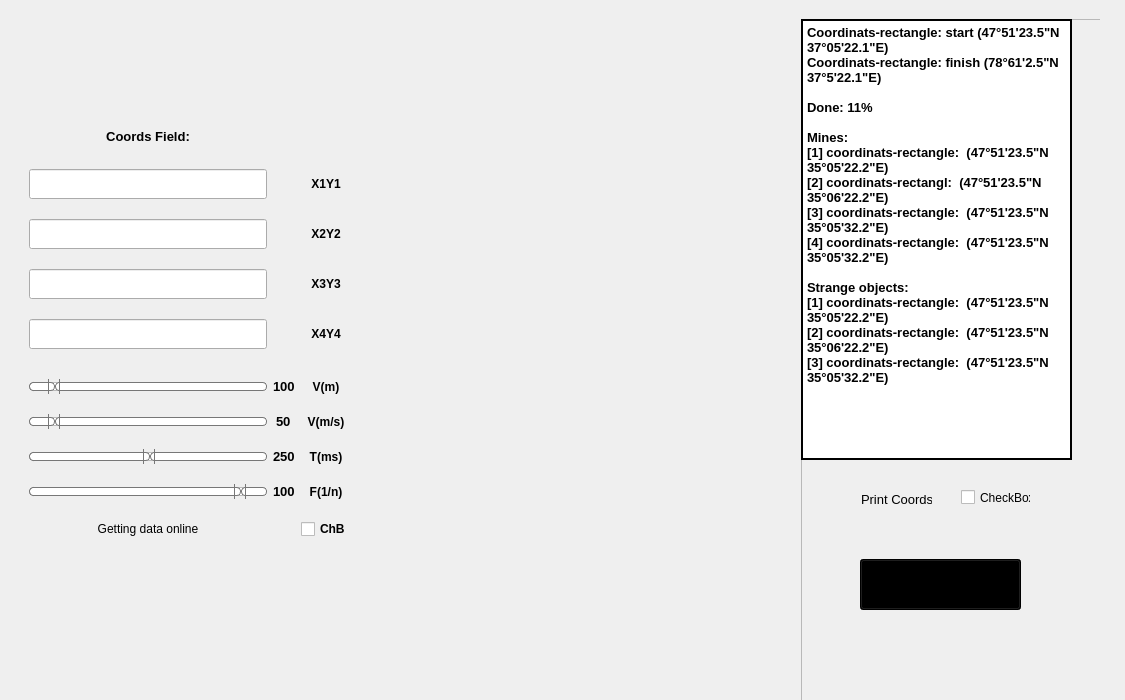
<?xml version="1.0" encoding="UTF-8"?>
<ui version="4.0">
 <class>MainWindow</class>
 <widget class="QMainWindow" name="MainWindow">
  <property name="geometry">
   <rect>
    <x>0</x>
    <y>0</y>
    <width>1125</width>
    <height>700</height>
   </rect>
  </property>
  <property name="minimumSize">
   <size>
    <width>900</width>
    <height>0</height>
   </size>
  </property>
  <property name="maximumSize">
   <size>
    <width>1125</width>
    <height>700</height>
   </size>
  </property>
  <property name="windowTitle">
   <string>MainWindow</string>
  </property>
  <property name="styleSheet">
   <string notr="true">background-image: url(:/Images/resources/images/back_image_mine_page.png);</string>
  </property>
  <property name="windowFilePath">
   <string/>
  </property>
  <widget class="QWidget" name="centralwidget">
   <property name="maximumSize">
    <size>
     <width>1100</width>
     <height>700</height>
    </size>
   </property>
   <widget class="QWidget" name="gridLayoutWidget">
    <property name="geometry">
     <rect>
      <x>-1</x>
      <y>-11</y>
      <width>1221</width>
      <height>840</height>
     </rect>
    </property>
    <layout class="QGridLayout" name="gridLayout">
     <property name="bottomMargin">
      <number>0</number>
     </property>
     <item row="0" column="0">
      <layout class="QHBoxLayout" name="horizontalLayout" stretch="3,4,4">
       <property name="leftMargin">
        <number>30</number>
       </property>
       <property name="topMargin">
        <number>0</number>
       </property>
       <property name="bottomMargin">
        <number>50</number>
       </property>
       <item>
        <layout class="QVBoxLayout" name="verticalLayoutSettings">
         <property name="leftMargin">
          <number>0</number>
         </property>
         <property name="bottomMargin">
          <number>0</number>
         </property>
         <item>
          <layout class="QGridLayout" name="gridLayout_2">
           <property name="topMargin">
            <number>20</number>
           </property>
           <property name="bottomMargin">
            <number>100</number>
           </property>
           <property name="horizontalSpacing">
            <number>6</number>
           </property>
           <property name="verticalSpacing">
            <number>20</number>
           </property>
           <item row="6" column="2">
            <widget class="QLabel" name="label_10">
             <property name="font">
              <font>
               <weight>75</weight>
               <bold>true</bold>
              </font>
             </property>
             <property name="text">
              <string>X2Y2</string>
             </property>
             <property name="alignment">
              <set>Qt::AlignCenter</set>
             </property>
            </widget>
           </item>
           <item row="7" column="0">
            <widget class="QLineEdit" name="lineEdit_3">
             <property name="minimumSize">
              <size>
               <width>0</width>
               <height>30</height>
              </size>
             </property>
             <property name="styleSheet">
              <string notr="true">background-image: url(:/Images/resources/images/white.png);</string>
             </property>
            </widget>
           </item>
           <item row="5" column="2">
            <widget class="QLabel" name="label_11">
             <property name="font">
              <font>
               <weight>75</weight>
               <bold>true</bold>
              </font>
             </property>
             <property name="text">
              <string>X1Y1</string>
             </property>
             <property name="alignment">
              <set>Qt::AlignCenter</set>
             </property>
            </widget>
           </item>
           <item row="12" column="2">
            <widget class="QLabel" name="label_3">
             <property name="font">
              <font>
               <weight>75</weight>
               <bold>true</bold>
              </font>
             </property>
             <property name="text">
              <string>T(ms)</string>
             </property>
             <property name="alignment">
              <set>Qt::AlignCenter</set>
             </property>
            </widget>
           </item>
           <item row="14" column="0">
            <widget class="QLabel" name="label_5">
             <property name="maximumSize">
              <size>
               <width>16777215</width>
               <height>50</height>
              </size>
             </property>
             <property name="text">
              <string>Getting data online</string>
             </property>
             <property name="alignment">
              <set>Qt::AlignCenter</set>
             </property>
            </widget>
           </item>
           <item row="13" column="2">
            <widget class="QLabel" name="label_4">
             <property name="font">
              <font>
               <weight>75</weight>
               <bold>true</bold>
              </font>
             </property>
             <property name="text">
              <string>F(1/n)</string>
             </property>
             <property name="alignment">
              <set>Qt::AlignCenter</set>
             </property>
            </widget>
           </item>
           <item row="12" column="0">
            <widget class="QSlider" name="horizontalSlider_3">
             <property name="styleSheet">
              <string notr="true">QSlider::groove:horizontal {
border: 1px solid #bbb;
background: white;
height: 7px;
border-radius: 4px;
}

QSlider::sub-page:horizontal {
background: qlineargradient(x1: 0, y1: 0,    x2: 0, y2: 1,
    stop: 0 #323236, stop: 1 #323236);
background: qlineargradient(x1: 0, y1: 0.2, x2: 1, y2: 1,
    stop: 0 #323236, stop: 1 #919199);
border: 1px solid #777;
height: 10px;
border-radius: 4px;
}

QSlider::add-page:horizontal {
background: #fff;
border: 1px solid #777;
height: 10px;
border-radius: 4px;
}

QSlider::handle:horizontal {
background: qlineargradient(x1:0, y1:0, x2:1, y2:1,
    stop:0 #eee, stop:1 #ccc);
border: 1px solid #777;
width: 10px;
margin: -10px 0px -10px 0px;
border-radius: 9px;
}

QSlider::handle:horizontal:hover {
background: qlineargradient(x1:0, y1:0, x2:1, y2:1,
    stop:0 #fff, stop:1 #ddd);
border: 1px solid #444;
border-radius: 4px;
}

QSlider::sub-page:horizontal:disabled {
background: #bbb;
border-color: #999;
}

QSlider::add-page:horizontal:disabled {
background: #eee;
border-color: #999;
}

QSlider::handle:horizontal:disabled {
background: #eee;
border: 1px solid #aaa;
border-radius: 4px;
}</string>
             </property>
             <property name="value">
              <number>50</number>
             </property>
             <property name="orientation">
              <enum>Qt::Horizontal</enum>
             </property>
            </widget>
           </item>
           <item row="13" column="0">
            <widget class="QSlider" name="horizontalSlider_4">
             <property name="styleSheet">
              <string notr="true">QSlider::groove:horizontal {
border: 1px solid #bbb;
background: white;
height: 7px;
border-radius: 4px;
}

QSlider::sub-page:horizontal {
background: qlineargradient(x1: 0, y1: 0,    x2: 0, y2: 1,
    stop: 0 #323236, stop: 1 #323236);
background: qlineargradient(x1: 0, y1: 0.2, x2: 1, y2: 1,
    stop: 0 #323236, stop: 1 #919199);
border: 1px solid #777;
height: 10px;
border-radius: 4px;
}

QSlider::add-page:horizontal {
background: #fff;
border: 1px solid #777;
height: 10px;
border-radius: 4px;
}

QSlider::handle:horizontal {
background: qlineargradient(x1:0, y1:0, x2:1, y2:1,
    stop:0 #eee, stop:1 #ccc);
border: 1px solid #777;
width: 10px;
margin: -10px 0px -10px 0px;
border-radius: 9px;
}

QSlider::handle:horizontal:hover {
background: qlineargradient(x1:0, y1:0, x2:1, y2:1,
    stop:0 #fff, stop:1 #ddd);
border: 1px solid #444;
border-radius: 4px;
}

QSlider::sub-page:horizontal:disabled {
background: #bbb;
border-color: #999;
}

QSlider::add-page:horizontal:disabled {
background: #eee;
border-color: #999;
}

QSlider::handle:horizontal:disabled {
background: #eee;
border: 1px solid #aaa;
border-radius: 4px;
}</string>
             </property>
             <property name="value">
              <number>90</number>
             </property>
             <property name="orientation">
              <enum>Qt::Horizontal</enum>
             </property>
            </widget>
           </item>
           <item row="14" column="2">
            <widget class="QCheckBox" name="checkBox">
             <property name="font">
              <font>
               <weight>75</weight>
               <bold>true</bold>
              </font>
             </property>
             <property name="text">
              <string>ChB</string>
             </property>
            </widget>
           </item>
           <item row="2" column="0">
            <widget class="QLabel" name="label_9">
             <property name="font">
              <font>
               <family>MS Shell Dlg 2</family>
               <pointsize>10</pointsize>
               <weight>75</weight>
               <bold>true</bold>
               <underline>false</underline>
              </font>
             </property>
             <property name="styleSheet">
              <string notr="true">background: transparent;</string>
             </property>
             <property name="text">
              <string>Coords Field:</string>
             </property>
             <property name="alignment">
              <set>Qt::AlignCenter</set>
             </property>
            </widget>
           </item>
           <item row="8" column="2">
            <widget class="QLabel" name="label_8">
             <property name="font">
              <font>
               <weight>75</weight>
               <bold>true</bold>
              </font>
             </property>
             <property name="text">
              <string>X4Y4</string>
             </property>
             <property name="alignment">
              <set>Qt::AlignCenter</set>
             </property>
            </widget>
           </item>
           <item row="6" column="0">
            <widget class="QLineEdit" name="lineEdit_2">
             <property name="minimumSize">
              <size>
               <width>0</width>
               <height>30</height>
              </size>
             </property>
             <property name="styleSheet">
              <string notr="true">background-image: url(:/Images/resources/images/white.png);</string>
             </property>
            </widget>
           </item>
           <item row="15" column="0">
            <spacer name="verticalSpacer_5">
             <property name="orientation">
              <enum>Qt::Vertical</enum>
             </property>
             <property name="sizeHint" stdset="0">
              <size>
               <width>20</width>
               <height>50</height>
              </size>
             </property>
            </spacer>
           </item>
           <item row="4" column="0">
            <spacer name="verticalSpacer_2">
             <property name="orientation">
              <enum>Qt::Vertical</enum>
             </property>
             <property name="sizeType">
              <enum>QSizePolicy::Fixed</enum>
             </property>
             <property name="sizeHint" stdset="0">
              <size>
               <width>20</width>
               <height>5</height>
              </size>
             </property>
            </spacer>
           </item>
           <item row="7" column="2">
            <widget class="QLabel" name="label_7">
             <property name="font">
              <font>
               <weight>75</weight>
               <bold>true</bold>
              </font>
             </property>
             <property name="text">
              <string>X3Y3</string>
             </property>
             <property name="alignment">
              <set>Qt::AlignCenter</set>
             </property>
            </widget>
           </item>
           <item row="10" column="0">
            <widget class="QSlider" name="horizontalSlider_2">
             <property name="styleSheet">
              <string notr="true">QSlider::groove:horizontal {
border: 1px solid #bbb;
background: white;
height: 7px;
border-radius: 4px;
}

QSlider::sub-page:horizontal {
background: qlineargradient(x1: 0, y1: 0,    x2: 0, y2: 1,
    stop: 0 #323236, stop: 1 #323236);
background: qlineargradient(x1: 0, y1: 0.2, x2: 1, y2: 1,
    stop: 0 #323236, stop: 1 #919199);
border: 1px solid #777;
height: 10px;
border-radius: 4px;
}

QSlider::add-page:horizontal {
background: #fff;
border: 1px solid #777;
height: 10px;
border-radius: 4px;
}

QSlider::handle:horizontal {
background: qlineargradient(x1:0, y1:0, x2:1, y2:1,
    stop:0 #eee, stop:1 #ccc);
border: 1px solid #777;
width: 10px;
margin: -10px 0px -10px 0px;
border-radius: 9px;
}

QSlider::handle:horizontal:hover {
background: qlineargradient(x1:0, y1:0, x2:1, y2:1,
    stop:0 #fff, stop:1 #ddd);
border: 1px solid #444;
border-radius: 4px;
}

QSlider::sub-page:horizontal:disabled {
background: #bbb;
border-color: #999;
}

QSlider::add-page:horizontal:disabled {
background: #eee;
border-color: #999;
}

QSlider::handle:horizontal:disabled {
background: #eee;
border: 1px solid #aaa;
border-radius: 4px;
}</string>
             </property>
             <property name="value">
              <number>8</number>
             </property>
             <property name="orientation">
              <enum>Qt::Horizontal</enum>
             </property>
            </widget>
           </item>
           <item row="8" column="0">
            <widget class="QLineEdit" name="lineEdit_4">
             <property name="minimumSize">
              <size>
               <width>0</width>
               <height>30</height>
              </size>
             </property>
             <property name="styleSheet">
              <string notr="true">background-image: url(:/Images/resources/images/white.png);</string>
             </property>
            </widget>
           </item>
           <item row="5" column="0">
            <widget class="QLineEdit" name="lineEdit">
             <property name="minimumSize">
              <size>
               <width>0</width>
               <height>30</height>
              </size>
             </property>
             <property name="styleSheet">
              <string notr="true">background-image: url(:/Images/resources/images/white.png);</string>
             </property>
            </widget>
           </item>
           <item row="10" column="2">
            <widget class="QLabel" name="label">
             <property name="font">
              <font>
               <weight>75</weight>
               <bold>true</bold>
              </font>
             </property>
             <property name="text">
              <string>V(m)</string>
             </property>
             <property name="alignment">
              <set>Qt::AlignCenter</set>
             </property>
            </widget>
           </item>
           <item row="11" column="0">
            <widget class="QSlider" name="horizontalSlider">
             <property name="styleSheet">
              <string notr="true">QSlider::groove:horizontal {
border: 1px solid #bbb;
background: white;
height: 7px;
border-radius: 4px;
}

QSlider::sub-page:horizontal {
background: qlineargradient(x1: 0, y1: 0,    x2: 0, y2: 1,
    stop: 0 #323236, stop: 1 #323236);
background: qlineargradient(x1: 0, y1: 0.2, x2: 1, y2: 1,
    stop: 0 #323236, stop: 1 #919199);
border: 1px solid #777;
height: 10px;
border-radius: 4px;
}

QSlider::add-page:horizontal {
background: #fff;
border: 1px solid #777;
height: 10px;
border-radius: 4px;
}

QSlider::handle:horizontal {
background: qlineargradient(x1:0, y1:0, x2:1, y2:1,
    stop:0 #eee, stop:1 #ccc);
border: 1px solid #777;
width: 10px;
margin: -10px 0px -10px 0px;
border-radius: 9px;
}

QSlider::handle:horizontal:hover {
background: qlineargradient(x1:0, y1:0, x2:1, y2:1,
    stop:0 #fff, stop:1 #ddd);
border: 1px solid #444;
border-radius: 4px;
}

QSlider::sub-page:horizontal:disabled {
background: #bbb;
border-color: #999;
}

QSlider::add-page:horizontal:disabled {
background: #eee;
border-color: #999;
}

QSlider::handle:horizontal:disabled {
background: #eee;
border: 1px solid #aaa;
border-radius: 4px;
}</string>
             </property>
             <property name="value">
              <number>8</number>
             </property>
             <property name="orientation">
              <enum>Qt::Horizontal</enum>
             </property>
            </widget>
           </item>
           <item row="11" column="2">
            <widget class="QLabel" name="label_2">
             <property name="font">
              <font>
               <weight>75</weight>
               <bold>true</bold>
              </font>
             </property>
             <property name="text">
              <string>V(m/s)</string>
             </property>
             <property name="alignment">
              <set>Qt::AlignCenter</set>
             </property>
            </widget>
           </item>
           <item row="1" column="0">
            <widget class="QLabel" name="label_12">
             <property name="sizePolicy">
              <sizepolicy hsizetype="Preferred" vsizetype="Preferred">
               <horstretch>0</horstretch>
               <verstretch>0</verstretch>
              </sizepolicy>
             </property>
             <property name="minimumSize">
              <size>
               <width>100</width>
               <height>100</height>
              </size>
             </property>
             <property name="styleSheet">
              <string notr="true">background: transparent;</string>
             </property>
             <property name="text">
              <string/>
             </property>
             <property name="pixmap">
              <pixmap>resources/icons/icons8-coat-of-arms-of-ukraine-64.png</pixmap>
             </property>
             <property name="alignment">
              <set>Qt::AlignCenter</set>
             </property>
            </widget>
           </item>
           <item row="9" column="0">
            <spacer name="verticalSpacer">
             <property name="orientation">
              <enum>Qt::Vertical</enum>
             </property>
             <property name="sizeType">
              <enum>QSizePolicy::Fixed</enum>
             </property>
             <property name="sizeHint" stdset="0">
              <size>
               <width>20</width>
               <height>10</height>
              </size>
             </property>
            </spacer>
           </item>
           <item row="10" column="1">
            <widget class="QLabel" name="label_15">
             <property name="font">
              <font>
               <pointsize>10</pointsize>
               <weight>75</weight>
               <bold>true</bold>
              </font>
             </property>
             <property name="styleSheet">
              <string notr="true">background: transparent;</string>
             </property>
             <property name="text">
              <string>100</string>
             </property>
            </widget>
           </item>
           <item row="11" column="1" alignment="Qt::AlignHCenter">
            <widget class="QLabel" name="label_16">
             <property name="font">
              <font>
               <pointsize>10</pointsize>
               <weight>75</weight>
               <bold>true</bold>
              </font>
             </property>
             <property name="styleSheet">
              <string notr="true">background: transparent;</string>
             </property>
             <property name="text">
              <string>50</string>
             </property>
            </widget>
           </item>
           <item row="12" column="1">
            <widget class="QLabel" name="label_17">
             <property name="font">
              <font>
               <pointsize>10</pointsize>
               <weight>75</weight>
               <bold>true</bold>
              </font>
             </property>
             <property name="styleSheet">
              <string notr="true">background: transparent;</string>
             </property>
             <property name="text">
              <string>250</string>
             </property>
            </widget>
           </item>
           <item row="13" column="1">
            <widget class="QLabel" name="label_18">
             <property name="font">
              <font>
               <pointsize>10</pointsize>
               <weight>75</weight>
               <bold>true</bold>
              </font>
             </property>
             <property name="styleSheet">
              <string notr="true">background: transparent;</string>
             </property>
             <property name="text">
              <string>100</string>
             </property>
            </widget>
           </item>
          </layout>
         </item>
        </layout>
       </item>
       <item>
        <layout class="QVBoxLayout" name="verticalLayoutMaps" stretch="0,0">
         <property name="topMargin">
          <number>30</number>
         </property>
         <property name="bottomMargin">
          <number>20</number>
         </property>
         <item>
          <widget class="QLabel" name="label_13">
           <property name="maximumSize">
            <size>
             <width>16777215</width>
             <height>16777215</height>
            </size>
           </property>
           <property name="text">
            <string/>
           </property>
           <property name="pixmap">
            <pixmap>resources/images/fild_mine2.png</pixmap>
           </property>
          </widget>
         </item>
         <item>
          <layout class="QVBoxLayout" name="verticalLayoutMaps2"/>
         </item>
        </layout>
       </item>
       <item>
        <layout class="QVBoxLayout" name="verticalLayoutCoords" stretch="0">
         <property name="leftMargin">
          <number>10</number>
         </property>
         <property name="topMargin">
          <number>30</number>
         </property>
         <property name="rightMargin">
          <number>0</number>
         </property>
         <property name="bottomMargin">
          <number>20</number>
         </property>
         <item>
          <widget class="QFrame" name="frame">
           <property name="frameShape">
            <enum>QFrame::StyledPanel</enum>
           </property>
           <property name="frameShadow">
            <enum>QFrame::Raised</enum>
           </property>
           <widget class="QPlainTextEdit" name="plainTextEdit">
            <property name="geometry">
             <rect>
              <x>0</x>
              <y>0</y>
              <width>271</width>
              <height>441</height>
             </rect>
            </property>
            <property name="font">
             <font>
              <pointsize>10</pointsize>
              <weight>75</weight>
              <bold>true</bold>
             </font>
            </property>
            <property name="autoFillBackground">
             <bool>false</bool>
            </property>
            <property name="styleSheet">
             <string notr="true">background-image: url(:/Images/resources/images/white.png);
border:2px solid #000;
</string>
            </property>
            <property name="sizeAdjustPolicy">
             <enum>QAbstractScrollArea::AdjustToContents</enum>
            </property>
            <property name="plainText">
             <string>Coordinats-rectangle: start (47°51'23.5&quot;N 37°05'22.1&quot;E)
Coordinats-rectangle: finish (78°61'2.5&quot;N 37°5'22.1&quot;E)

Done: 11%

Mines:
[1] coordinats-rectangle:  (47°51'23.5&quot;N 35°05'22.2&quot;E)
[2] coordinats-rectangl:  (47°51'23.5&quot;N 35°06'22.2&quot;E)
[3] coordinats-rectangle:  (47°51'23.5&quot;N 35°05'32.2&quot;E)
[4] coordinats-rectangle:  (47°51'23.5&quot;N 35°05'32.2&quot;E)

Strange objects:
[1] coordinats-rectangle:  (47°51'23.5&quot;N 35°05'22.2&quot;E)
[2] coordinats-rectangle:  (47°51'23.5&quot;N 35°06'22.2&quot;E)
[3] coordinats-rectangle:  (47°51'23.5&quot;N 35°05'32.2&quot;E)
</string>
            </property>
            <property name="backgroundVisible">
             <bool>false</bool>
            </property>
           </widget>
           <widget class="QLabel" name="label_6">
            <property name="geometry">
             <rect>
              <x>60</x>
              <y>460</y>
              <width>71</width>
              <height>41</height>
             </rect>
            </property>
            <property name="font">
             <font>
              <pointsize>10</pointsize>
             </font>
            </property>
            <property name="text">
             <string>Print Coords</string>
            </property>
           </widget>
           <widget class="QCheckBox" name="checkBox_2">
            <property name="geometry">
             <rect>
              <x>160</x>
              <y>470</y>
              <width>70</width>
              <height>17</height>
             </rect>
            </property>
            <property name="text">
             <string>CheckBox</string>
            </property>
           </widget>
           <widget class="QToolButton" name="toolButton_14">
            <property name="geometry">
             <rect>
              <x>59</x>
              <y>540</y>
              <width>161</width>
              <height>51</height>
             </rect>
            </property>
            <property name="minimumSize">
             <size>
              <width>150</width>
              <height>40</height>
             </size>
            </property>
            <property name="autoFillBackground">
             <bool>false</bool>
            </property>
            <property name="styleSheet">
             <string notr="true">background-color: rgb(0, 0, 0);
</string>
            </property>
            <property name="text">
             <string>config</string>
            </property>
            <property name="icon">
             <iconset>
              <normaloff>resources/images/home.png</normaloff>resources/images/home.png</iconset>
            </property>
            <property name="iconSize">
             <size>
              <width>200</width>
              <height>50</height>
             </size>
            </property>
           </widget>
          </widget>
         </item>
        </layout>
       </item>
      </layout>
     </item>
    </layout>
   </widget>
  </widget>
 </widget>
 <resources>
  <include location="resources_from_qt_mine.qrc"/>
 </resources>
 <connections/>
</ui>
